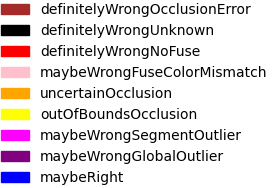
#> input picture disparity map assessment/legend.png, 272 x 188 px
$ python testDisparityMap.py legend.png legend.png legend.png legend.png legend.png out.png
#> lines starting #> are read from the running program, lines starting #| are printed output that depends on the picture
### disparity map assessment/segmentation.py
import cv2
import numpy as np
from skimage.segmentation import felzenszwalb, slic, quickshift, watershed
from skimage.color import label2rgb
from sklearn.cluster import KMeans, MeanShift, estimate_bandwidth
from sklearn.metrics import pairwise_distances_argmin
from sklearn.utils import shuffle
from skimage.segmentation import mark_boundaries
from skimage.filters import sobel
from skimage.color import rgb2gray
from config import *

# [113 lines left out: functions segmentWatershed, segmentFelzenszwalb, segmentQuickshift, segmentMeanShift, segmentKMeansColorQuant, segmentOpenCVKMeans and 1 more, not called in this run]


def segmentsFromFile(imgSegFile):
    segments = []
    with open(imgSegFile, 'r') as f:
        for line in f.read().splitlines():
            segments.append(line.split(',')[:-1]) # omit trailing blank element
    # print(np.array(segments))
    return np.array(segments)


# [18 lines left out: function displaySegments, not called in this run]


def segment(img):
    if segmentMethod == "segmentFile":
        return segmentsFromFile(img)
    if segmentMethod == "segmentSLIC":
        return segmentSLIC(img)
    if segmentMethod == "segmentKMeans":
        return segmentKMeansColorQuant(img)
    if segmentMethod == "segmentMeanShift":
        return segmentMeanShift(img)
    if segmentMethod == "segmentOpenCVKMeans":
        return segmentOpenCVKMeans(img)
    if segmentMethod == "hybrid":
        segments, segmentedImg = segmentMeanShift(img)
        return segmentSLIC(segmentedImg)
    if segmentMethod == "segmentFelzenszwalb":
        return segmentFelzenszwalb(img)
    if segmentMethod == "segmentQuickshift":
        return segmentQuickshift(img)
    if segmentMethod == "segmentWatershed":
        return segmentWatershed(img)

### disparity map assessment/testDisparityMap.py
import sys
import cv2
import math
import numpy as np
import matplotlib.pyplot as plt
import matplotlib.patches as mpatches
from webcolors import name_to_rgb
from scipy.interpolate import interp1d
import pyransac3d as pyrsc
from fileUtils import *
from segmentation import *
from outliers import *
from config import *


def roundInt(x):
    if x in [float("-inf"),float("inf")]: return 0
    return int(round(x))


# [11 lines left out: function displayLegend, not called in this run]


def pixelIsUnknown(pixelDisp):
    return pixelDisp == 0


def pixelDoesNotFuse(c, d):
    return (c - d) < 0


# [120 lines left out: functions pixelDoesNotFuseProperly, pixelIsOccluded, fixDispMap, processPixels, not called in this run]


def main():
    dispType = ""
    leftDispMapFile = ""
    rightDispMapFile = ""
    leftOriginalImageFile = ""
    rightOriginalImageFile = ""
    segmentFile = ""
    if len(sys.argv) == 8:
        dispType = sys.argv[1]
        leftDispMapFile = sys.argv[2]
        rightDispMapFile = sys.argv[3]
        leftOriginalImageFile = sys.argv[4]
        rightOriginalImageFile = sys.argv[5]
        dispMapScoreOutputFile = sys.argv[6]
        segmentFile = sys.argv[7]
    elif len(sys.argv) == 7:
        dispType = sys.argv[1]
        leftDispMapFile = sys.argv[2]
        rightDispMapFile = sys.argv[3]
        leftOriginalImageFile = sys.argv[4]
        rightOriginalImageFile = sys.argv[5]
        dispMapScoreOutputFile = sys.argv[6]
    else:
        print(
            "Usage: {name} [ dispType \
            leftDispMapFile \
            rightDispMapFile \
            leftOriginalImageFile \
            rightOriginalImageFile \
            dispMapScoreOutputFile \
            [optional] segmentFile]".format(
                name=sys.argv[0]
            )
        )
        exit()

    if dispType == "PGM" or dispType == "PFM":
        leftDispMap = cv2.imread(leftDispMapFile, -1)
        rightDispMap = cv2.imread(rightDispMapFile, -1)
        scale = getScaleFromPMFile(leftDispMapFile)
        leftDispMap = leftDispMap * scale
        rightDispMap = rightDispMap * scale
    elif dispType == "RGB":
        leftDispMap = cv2.imread(leftDispMapFile)
        rightDispMap = cv2.imread(rightDispMapFile)
        leftDispMap = convertRgbToGrayscale(leftDispMap, "left")
        rightDispMap = convertRgbToGrayscale(rightDispMap, "right")
    else:
        leftDispMap = cv2.imread(leftDispMapFile, 0)  # grayscale mode
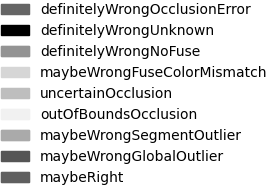
#> leftDispMap: shape (188, 272); min 0, max 255, mean 224.2
        rightDispMap = cv2.imread(rightDispMapFile, 0)
    outputScore = cv2.imread(leftOriginalImageFile, 1)  # colour mode
#> outputScore is the input picture: shape (188, 272, 3); mean B, G, R 221.9, 220.4, 226.4
    leftOriginalImage = cv2.imread(leftOriginalImageFile, 1)
    rightOriginalImage = cv2.imread(rightOriginalImageFile, 1)
    newLeftDispMap = leftDispMap.copy()
    if segmentMethod == "segmentFile":
        segments = segment(segmentFile)
        segmentedImage = leftOriginalImage
    else:
        segments, segmentedImage = segment(leftOriginalImage)

    # showColourDist(originalImage)
    processPixels(
        leftDispMap,
        rightDispMap,
        outputScore,
        segments,
        segmentedImage,
        leftOriginalImage,
        rightOriginalImage,
        newLeftDispMap
    )

    outputScore = cv2.cvtColor(outputScore, cv2.COLOR_BGR2RGB)

    if DISPLAY:
        cv2.imshow("Original (left) disparity map", leftDispMap)
        cv2.imshow("Marked (left) disparity map", outputScore)
        cv2.imshow("Original (left) image", leftOriginalImage)
        cv2.imshow("Segmented (left) image", segmentedImage)
        cv2.imshow("Corrected (left) disparity map", newLeftDispMap)
        # displayLegend()
        cv2.waitKey(0)  # waits until a key is pressed
        cv2.destroyAllWindows()

    cv2.imwrite(dispMapScoreOutputFile, outputScore)


if __name__ == "__main__":
#> (the run stopped early here; a loop or call above may not have finished)
